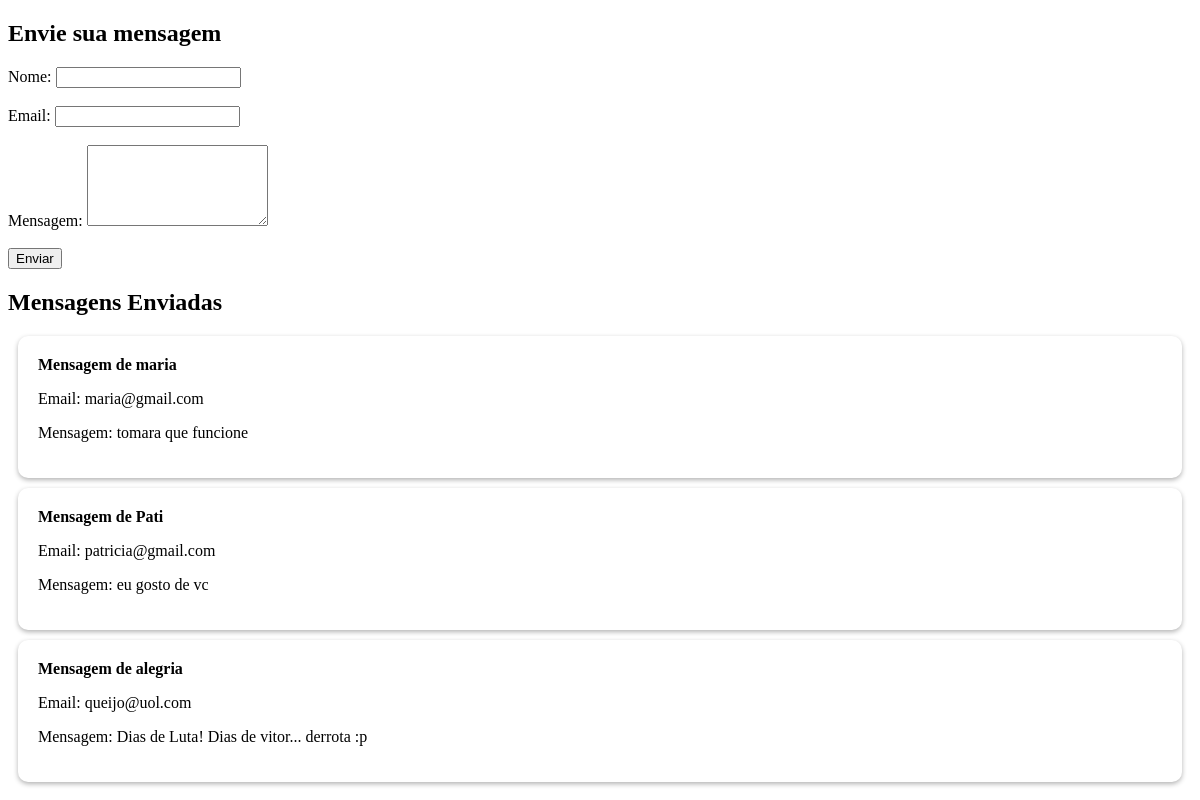
The page /copiaselectform.php on the database its author committed.
### tables this page shows
CREATE TABLE `contato` (
  `id` int(11) NOT NULL,
  `nome` varchar(255) DEFAULT NULL,
  `email` varchar(255) DEFAULT NULL,
  `mensagem` varchar(255) DEFAULT NULL
);

### copiaselectform.php (the view, shortened to what this page needs)
<!DOCTYPE html>
<html>
<head>
</head>
<body>
<h2>Envie sua mensagem</h2>
<form method="post" action="<?php echo htmlspecialchars($_SERVER["PHP_SELF"]); ?>">
    <label for="nome">Nome:</label>
    <input type="text" name="nome" required><br><br>
    <label for="email">Email:</label>
    <input type="email" name="email" required><br><br>
    <label for="mensagem">Mensagem:</label>
    <textarea name="mensagem" rows="5" required></textarea><br><br>
    <input type="submit" value="Enviar">
</form>
<?php
include_once('config.php');
$sql = "SELECT * FROM contato";
$result = $conn->query($sql);
if ($result->num_rows > 0) {
    echo "<h2>Mensagens Enviadas</h2>";
    while($row = $result->fetch_assoc()) {
        echo "<div class='card'>";
        echo "<div class='card-header'>Mensagem de " . $row["nome"] . "</div>";
        echo "<div class='card-body'>";
        echo "<p>Email: " . $row["email"] . "</p>";
        echo "<p>Mensagem: " . $row["mensagem"] . "</p>";
        echo "</div>";
        echo "</div>";
    }
} else {
    echo "Nenhuma mensagem encontrada.";
}
?>
</body>
</html>

### copiaselectform.php (style rules this page uses)
.card { background-color: #fff; border-radius: 10px; box-shadow: 0 2px 5px rgba(0, 0, 0, 0.3); padding: 20px; margin: 10px; }
.card-header { font-weight: bold; margin-bottom: 10px; }
.card-body { font-size: 16px; }

### rows shown on the page
contato: nome "maria", email "maria@gmail.com", mensagem "tomara que funcione"
contato: nome "Pati", email "patricia@gmail.com", mensagem "eu gosto de vc"
contato: nome "alegria", email "queijo@uol.com", mensagem "Dias de Luta! Dias de vitor... derrota :p"
